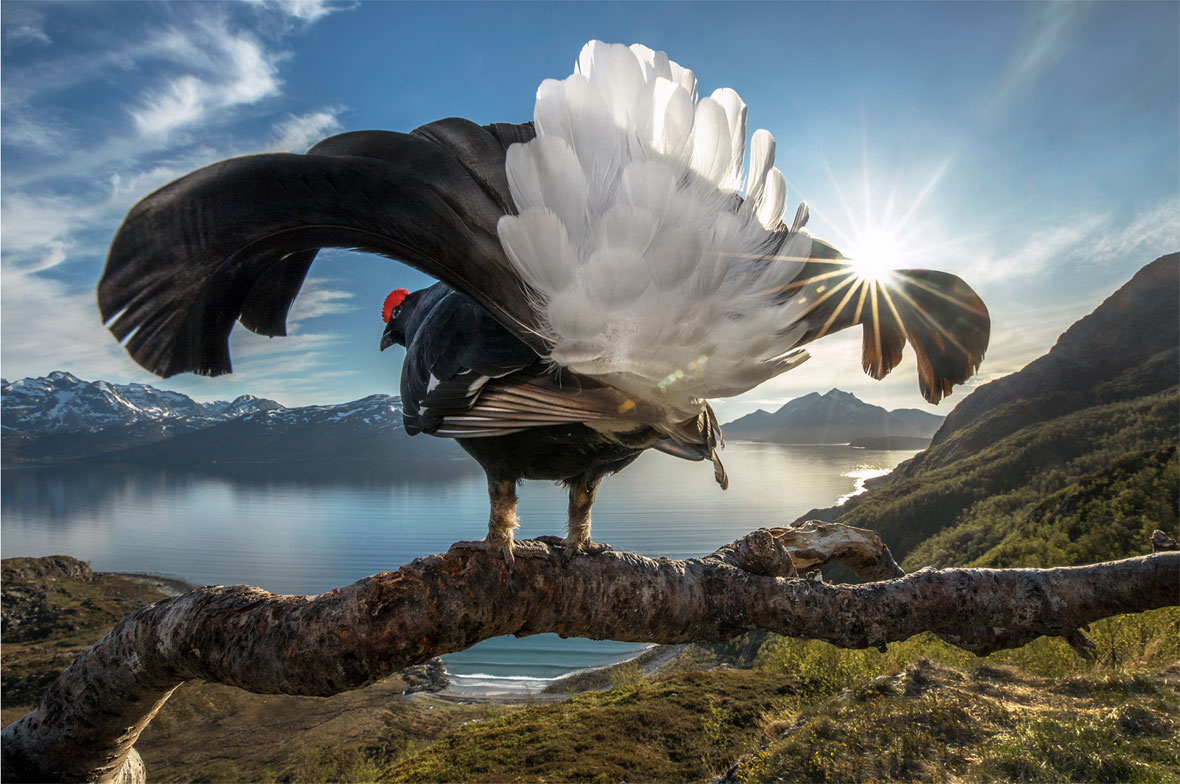
//> input picture accessing_pixel/input_image/chicken.jpg, 1180 x 784 px
$ ./change_to_gray input_image/chicken.jpg   (built with g++ and OpenCV 4)
//> lines starting //> are read from the running program, lines starting //| are printed output that depends on the picture
#include <opencv2/opencv.hpp>
#include <iostream>
#include <vector>
using namespace cv;

int main(int argc, char** argv)
{
    Mat img = imread(argv[1]);
//> img is the input picture: 784 rows x 1180 cols, CV_8UC3; mean B, G, R 106.2, 105.5, 98.7
    float ratio = 500.0 / img.size().width;
//> ratio = 0.424
    resize(img , img, Size(500, (int)(ratio * img.size().height)));
//> img: 332 rows x 500 cols, CV_8UC3
    Mat stackimg;
    Mat src, yuv_img;
    img.copyTo(src);
    // change to gray using aceesing pixel
    for (int row = 0; row < img.rows; ++row)
    {
        Vec3b* ptrRow = img.ptr<Vec3b>(row);
        for (int col = 0; col < img.cols; ++col)
        {
            // optimal gray value called luminosity has formula:
            // 0.21*R + 0.72*G + 0.07*B
            // in implementation opencv format is BGR
            uchar med = 0.07*ptrRow[col][0] + 0.72*ptrRow[col][1] + 0.21*ptrRow[col][2];
            ptrRow[col] = {med, med, med};
        }
    }
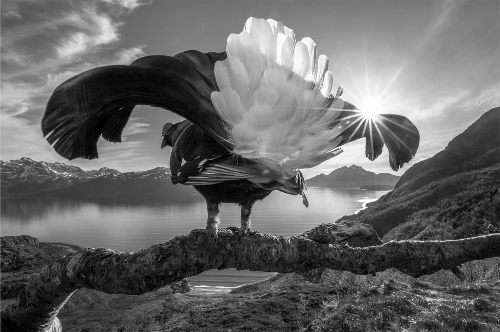
//> img: 332 rows x 500 cols, CV_8UC3; min 0, max 254, mean 103.5

    /*
        Another method is convert bgr channel to yuv
            - Y: the brightness present in image its value can range
            from 0 to 255.
            - U and V: the chroma, or color, component. Its value
            range from -128 to +127 (signed integers) or from 0 to
            255 (unsigned integers)

        Use split to split 3 slices of yuv_img (YUV image)
        First slice is Y space in YUV => gray image.
    */
    cvtColor(img, yuv_img, COLOR_BGR2YUV);
//> yuv_img: 332 rows x 500 cols, CV_8UC3; mean of channels 0, 1, 2 103.5, 128, 128
    Mat splitimg[3];
    split(yuv_img, splitimg);
//> splitimg[1]: 332 rows x 500 cols, CV_8UC1; every value is 128
    std::cout << "Img channels : " << img.channels() << std::endl;
//| Img channels : 3
    hconcat(src, img, stackimg);
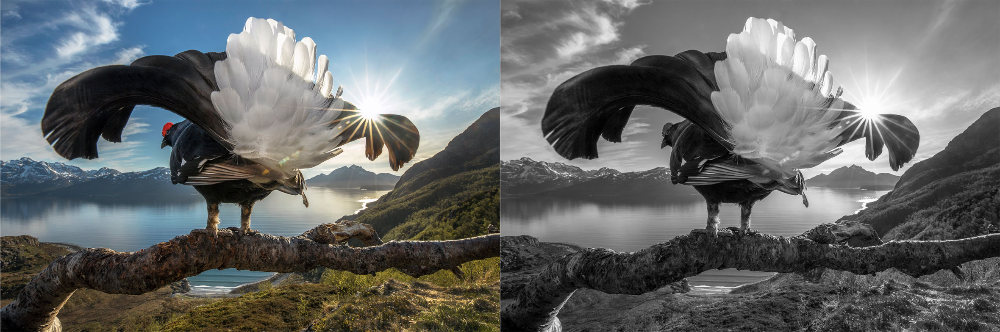
//> stackimg: 332 rows x 1000 cols, CV_8UC3; mean B, G, R 104.7, 104.4, 101
    Mat yuv_split;
    hconcat(splitimg[0], splitimg[1], yuv_split);
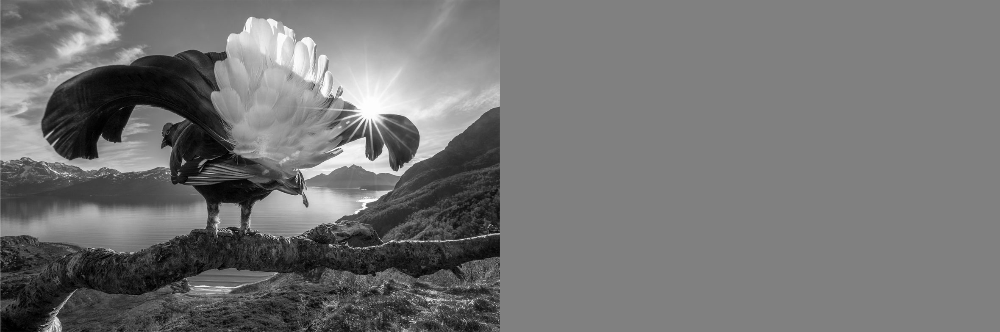
//> yuv_split: 332 rows x 1000 cols, CV_8UC1; min 0, max 254, mean 115.7
    hconcat(yuv_split, splitimg[2], yuv_split);
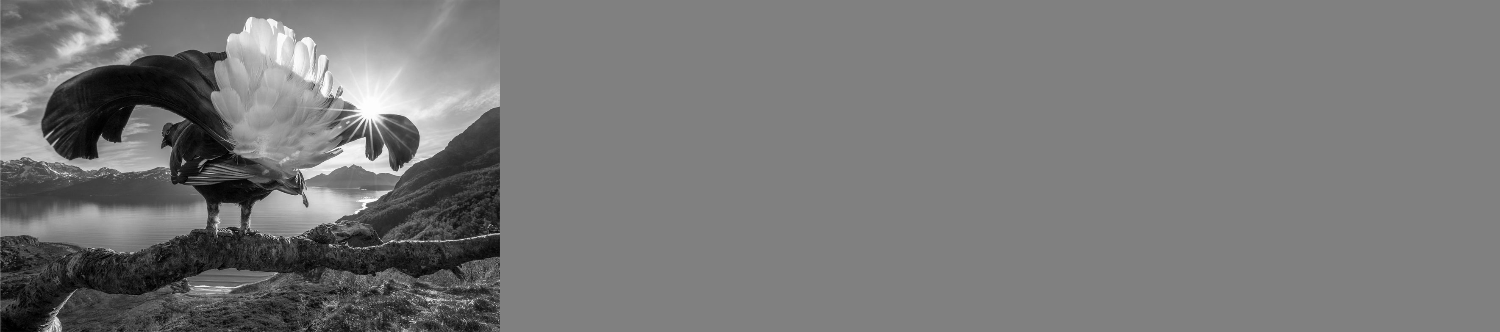
//> yuv_split: 332 rows x 1500 cols, CV_8UC1; min 0, max 254, mean 119.8
    imshow("Y (grayscale) | U | V", yuv_split);
    imshow("Left: Source Image | Right: grayscale (first method)", stackimg);
    waitKey(0);
    return 0;
}
